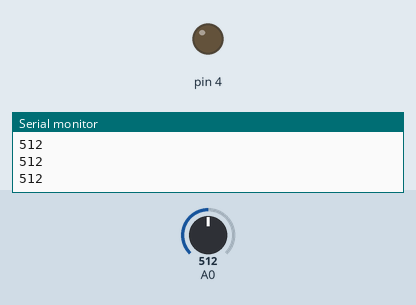
The sketch below on a simulated Arduino Uno, built with avr-gcc and run on an emulated ATmega328P. Parts: output pins drawn as LEDs (lit = HIGH), the last lines printed to the serial monitor. Inputs (shaded band) come from the test bench; at power-on: A0 = 512.

Above: at 1.2 s.
1.3 s: A0 set to 489
At 2.0 s:
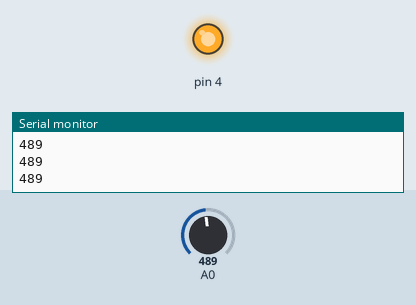
2.8 s: A0 set to 510
At 3.4 s:
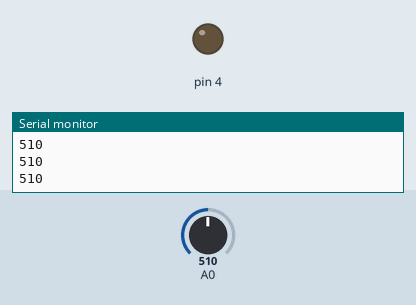
4.3 s: A0 set to 490
At 5.6 s:
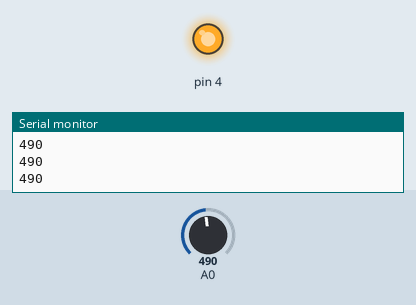
Timing chart, 0 to 7.3 s (numbered marks = the images above; inputs shaded):
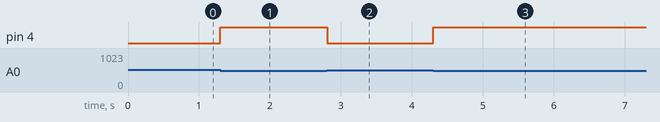

The sketch:

surprising_curcan1.ino
```cpp
// C++ code
//
void setup()
{
  pinMode(A0, INPUT);
  Serial.begin(9600);
  pinMode(4, OUTPUT);
}

void loop()
{
  Serial.println(analogRead(A0));
  if (analogRead(A0) > 500) {
    digitalWrite(4, LOW);
  } else {
    digitalWrite(4, HIGH);
  }
  delay(10); // Delay a little bit to improve simulation performance
}
```

Measured:
- the behaviour switches between 501 and 500 on A0 (found by bisection; images 0 and 1)
- after the input at 1.3 s, pin 4: LOW → HIGH at once
- after the input at 2.8 s, pin 4: HIGH → LOW at once
- after the input at 4.3 s, pin 4: LOW → HIGH at once
